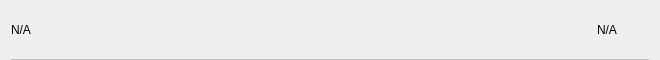
<?xml version="1.0" encoding="UTF-8"?>
<ui version="4.0">
 <class>AddressLabelRow</class>
 <widget class="QWidget" name="AddressLabelRow">
  <property name="geometry">
   <rect>
    <x>0</x>
    <y>0</y>
    <width>660</width>
    <height>60</height>
   </rect>
  </property>
  <property name="minimumSize">
   <size>
    <width>0</width>
    <height>60</height>
   </size>
  </property>
  <property name="windowTitle">
   <string notr="true">N/A</string>
  </property>
  <layout class="QVBoxLayout" name="verticalLayout">
   <property name="spacing">
    <number>0</number>
   </property>
   <property name="topMargin">
    <number>0</number>
   </property>
   <property name="bottomMargin">
    <number>0</number>
   </property>
   <item>
    <widget class="QWidget" name="rowContainer" native="true">
     <property name="styleSheet">
      <string notr="true"/>
     </property>
     <layout class="QHBoxLayout" name="horizontalLayout">
      <property name="spacing">
       <number>0</number>
      </property>
      <property name="leftMargin">
       <number>0</number>
      </property>
      <property name="topMargin">
       <number>0</number>
      </property>
      <property name="rightMargin">
       <number>0</number>
      </property>
      <property name="bottomMargin">
       <number>0</number>
      </property>
      <item>
       <widget class="QLabel" name="lblLabel">
        <property name="styleSheet">
         <string notr="true"/>
        </property>
        <property name="text">
         <string notr="true">N/A</string>
        </property>
       </widget>
      </item>
      <item>
       <spacer name="horizontalSpacer">
        <property name="orientation">
         <enum>Qt::Horizontal</enum>
        </property>
        <property name="sizeHint" stdset="0">
         <size>
          <width>40</width>
          <height>20</height>
         </size>
        </property>
       </spacer>
      </item>
      <item>
       <widget class="QLabel" name="lblAddress">
        <property name="styleSheet">
         <string notr="true"/>
        </property>
        <property name="text">
         <string notr="true">N/A</string>
        </property>
       </widget>
      </item>
      <item>
       <widget class="QPushButton" name="btnMenu">
        <property name="styleSheet">
         <string notr="true">border:none; background-color:transparent;</string>
        </property>
        <property name="text">
         <string/>
        </property>
        <property name="icon">
         <iconset resource="resource.qrc">
          <normaloff>://ic-menu-hover</normaloff>://ic-menu-hover</iconset>
        </property>
        <property name="iconSize">
         <size>
          <width>24</width>
          <height>24</height>
         </size>
        </property>
       </widget>
      </item>
     </layout>
    </widget>
   </item>
   <item>
    <widget class="QLabel" name="lblDivisory">
     <property name="minimumSize">
      <size>
       <width>0</width>
       <height>1</height>
      </size>
     </property>
     <property name="maximumSize">
      <size>
       <width>16777215</width>
       <height>1</height>
      </size>
     </property>
     <property name="styleSheet">
      <string notr="true">background-color:#bababa;</string>
     </property>
     <property name="text">
      <string/>
     </property>
     <property name="alignment">
      <set>Qt::AlignBottom|Qt::AlignLeading|Qt::AlignLeft</set>
     </property>
    </widget>
   </item>
  </layout>
 </widget>
 <resources>
  <include location="resource.qrc"/>
 </resources>
 <connections/>
</ui>
